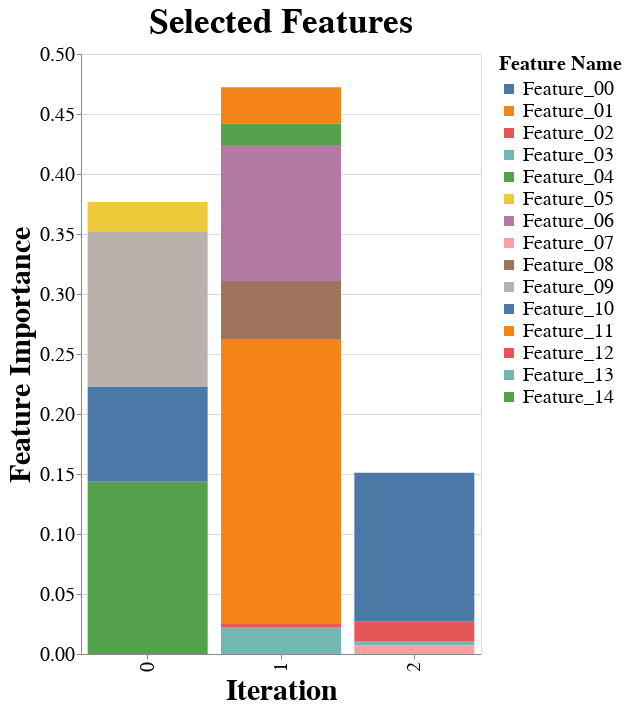

Notebook code for this chart:
### Code cell
def feature_importances_plot(
    df,
    x_quantity="iteration_id",
    y_quantity="feature_impt",
    c_quantity="feature_name",
    labelFontSize=20,
    axis_titleFontSize=30,
    legend_titleFontSize=20,
    fig_titleFontSize=35,
    font="times new roman",
    aliases=None,
):

    f = (
        alt.Chart(df)
        .mark_bar()
        .encode(
            x=alt.X(
                "{}:N".format(x_quantity), title=_alias_title(x_quantity, aliases),
            ),
            y=alt.Y(
                "sum({})".format(y_quantity), title=_alias_title(y_quantity, aliases)
            ),
            color=alt.Color(
                "{}:N".format(c_quantity), title=_alias_title(c_quantity, aliases)
            ),
        )
    )

    # Configuration
    f = (
        f.configure_axis(
            titleFont=font,
            labelFont=font,
            labelFontSize=labelFontSize,
            titleFontSize=axis_titleFontSize,
        )
        .configure_title(font=font, fontSize=fig_titleFontSize)
        .configure_legend(
            titleFont=font,
            labelFont=font,
            labelFontSize=labelFontSize,
            titleFontSize=legend_titleFontSize,
        )
    )
    f = f.properties(title="Selected Features", width=400, height=600)
    return f


feature_importances_plot(
    df,
    aliases=[
        ("iteration_id", "Iteration"),
        ("feature_impt", "Feature Importance"),
        ("feature_name", "Feature Name"),
    ],
)

### Figure 1 — Vega-Lite specification as saved in the notebook (floating-point values rounded to 4 significant figures)
{"config": {"view": {"continuousWidth": 400, "continuousHeight": 300}, "axis": {"labelFont": "times new roman", "labelFontSize": 20, "titleFont": "times new roman", "titleFontSize": 30}, "legend": {"labelFont": "times new roman", "labelFontSize": 20, "titleFont": "times new roman", "titleFontSize": 20}, "title": {"font": "times new roman", "fontSize": 35}}, "data": {"name": "data-c93f7068e7ebdefd208ce18368860a3b"}, "mark": "bar", "encoding": {"color": {"type": "nominal", "field": "feature_name", "title": "Feature Name"}, "x": {"type": "nominal", "field": "iteration_id", "title": "Iteration"}, "y": {"type": "quantitative", "aggregate": "sum", "field": "feature_impt", "title": "Feature Importance"}}, "height": 600, "title": "Selected Features", "width": 400, "$schema": "https://vega.github.io/schema/vega-lite/v4.8.1.json", "datasets": {"data-c93f7068e7ebdefd208ce18368860a3b": [{"feature_name": "Feature_00", "feature_impt": 0.124, "iteration_id": 2}, {"feature_name": "Feature_01", "feature_impt": 0.03014, "iteration_id": 1}, {"feature_name": "Feature_02", "feature_impt": 0.01611, "iteration_id": 2}, {"feature_name": "Feature_03", "feature_impt": 0.003724, "iteration_id": 2}, {"feature_name": "Feature_04", "feature_impt": 0.01796, "iteration_id": 1}, {"feature_name": "Feature_05", "feature_impt": 0.02444, "iteration_id": 0}, {"feature_name": "Feature_06", "feature_impt": 0.1134, "iteration_id": 1}, {"feature_name": "Feature_07", "feature_impt": 0.007102, "iteration_id": 2}, {"feature_name": "Feature_08", "feature_impt": 0.04887, "iteration_id": 1}, {"feature_name": "Feature_09", "feature_impt": 0.1296, "iteration_id": 0}, {"feature_name": "Feature_10", "feature_impt": 0.07908, "iteration_id": 0}, {"feature_name": "Feature_11", "feature_impt": 0.2368, "iteration_id": 1}, {"feature_name": "Feature_12", "feature_impt": 0.002677, "iteration_id": 1}, {"feature_name": "Feature_13", "feature_impt": 0.02241, "iteration_id": 1}, {"feature_name": "Feature_14", "feature_impt": 0.1436, "iteration_id": 0}]}}
